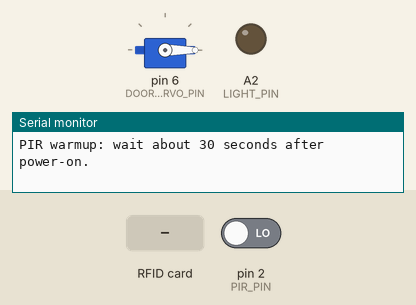
Simulated run of this sketch. Board: Arduino Uno, built with avr-gcc and run on an emulated ATmega328P. Parts: servo, output pins drawn as LEDs (lit = HIGH), the last lines printed to the serial monitor. Inputs (shaded band) come from the test bench; at power-on: pin 2 (PIR_PIN) LOW. Pins used as bus, display or sensor lines are not drawn.

Above: at 1.2 s.
1.3 s: RFID card 15 47 1F 07 held to the reader
At 1.7 s:
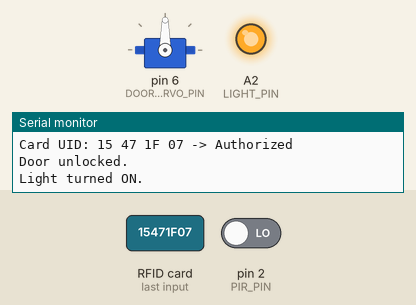
2.8 s: pin 2 (PIR_PIN) driven HIGH
4.3 s: RFID card EB 18 F0 06 held to the reader
5.8 s: RFID card 5E 7A 19 C4 held to the reader
At 8.7 s:
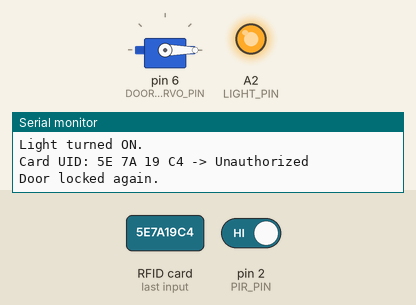
8.8 s: pin 2 (PIR_PIN) driven LOW
Timing chart, 0 to 20.8 s (numbered marks = the images above; inputs shaded):
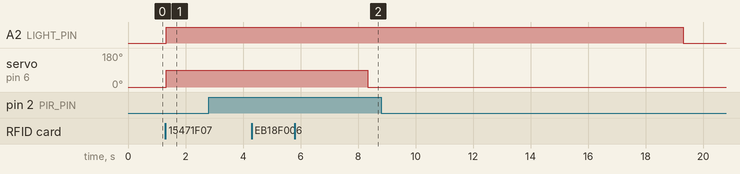

The sketch:

Step3_RFID_Door_PIR_Light.ino
```cpp
#include <SPI.h>
#include <MFRC522.h>
#include <Servo.h>

// RC522
// SDA(SS) -> D10
// SCK     -> D13
// MOSI    -> D11
// MISO    -> D12
// RST     -> D8
// 3.3V    -> 3.3V
// GND     -> GND
//
// Door servo
// Signal  -> D6
// VCC     -> 5V
// GND     -> GND
//
// PIR
// OUT     -> D2
// VCC     -> 5V
// GND     -> GND
//
// Light output
// LED anode / relay IN -> A2
// LED cathode / relay GND -> GND

const byte RFID_SS_PIN = 10;
const byte RFID_RST_PIN = 8;
const byte DOOR_SERVO_PIN = 6;
const byte PIR_PIN = 2;
const byte LIGHT_PIN = A2;

const byte DOOR_LOCKED_ANGLE = 0;
const byte DOOR_UNLOCKED_ANGLE = 90;
const unsigned long DOOR_OPEN_TIME_MS = 7000;
const unsigned long PIR_WARMUP_TIME_MS = 30000;

// Use 15000 for easy testing. Change to 300000 for 5 minutes in the final system.
const unsigned long ROOM_EMPTY_TIMEOUT_MS = 15000;

const byte LIGHT_ON_LEVEL = HIGH;
const byte LIGHT_OFF_LEVEL = LOW;
const byte PIR_ACTIVE_LEVEL = HIGH;

struct AuthorizedCard {
  byte uid[10];
  byte size;
};

const AuthorizedCard AUTHORIZED_CARDS[] = {
  {{0x15, 0x47, 0x1F, 0x07}, 4},  // Blue keychain
  {{0xEB, 0x18, 0xF0, 0x06}, 4},  // White card
};

MFRC522 rfid(RFID_SS_PIN, RFID_RST_PIN);
Servo doorServo;

bool roomOccupied = false;
bool doorIsOpen = false;
bool lightIsOn = false;
bool pirWasActive = false;

unsigned long doorOpenAt = 0;
unsigned long lastMotionAt = 0;
unsigned long pirWarmupStartedAt = 0;

bool isAuthorizedCard(const MFRC522::Uid &uid);
void printUid(const MFRC522::Uid &uid);
void openDoor(unsigned long now);
void closeDoor();
void setLight(bool enabled);

void setup() {
  Serial.begin(115200);

  pinMode(PIR_PIN, INPUT);
  pinMode(LIGHT_PIN, OUTPUT);

  SPI.begin();
  rfid.PCD_Init();
  delay(5);
  rfid.PCD_AntennaOn();
  rfid.PCD_SetAntennaGain(MFRC522::RxGain_max);

  doorServo.attach(DOOR_SERVO_PIN);
  closeDoor();
  setLight(false);
  pirWarmupStartedAt = millis();

  Serial.println(F("---- STEP 3 READY ----"));
  Serial.println(F("Authorized card opens the door and turns the light on."));
  Serial.println(F("If PIR sees no motion, the light turns off after timeout."));
  Serial.println(F("PIR warmup: wait about 30 seconds after power-on."));
}

void loop() {
  unsigned long now = millis();
  bool pirActive = digitalRead(PIR_PIN) == PIR_ACTIVE_LEVEL;

  if (doorIsOpen && now - doorOpenAt >= DOOR_OPEN_TIME_MS) {
    closeDoor();
    Serial.println(F("Door locked again."));
  }

  if (pirActive && !pirWasActive) {
    Serial.println(F("Motion detected by PIR."));
  }

  if (!pirActive && pirWasActive) {
    Serial.println(F("PIR returned to idle."));
  }

  pirWasActive = pirActive;

  if (roomOccupied && now - pirWarmupStartedAt >= PIR_WARMUP_TIME_MS && pirActive) {
    lastMotionAt = now;
  }

  if (roomOccupied && now - lastMotionAt >= ROOM_EMPTY_TIMEOUT_MS) {
    roomOccupied = false;
    setLight(false);
    Serial.println(F("No motion detected. Room marked empty."));
  }

  if (!rfid.PICC_IsNewCardPresent()) {
    return;
  }

  if (!rfid.PICC_ReadCardSerial()) {
    return;
  }

  Serial.print(F("Card UID: "));
  printUid(rfid.uid);

  if (isAuthorizedCard(rfid.uid)) {
    Serial.println(F(" -> Authorized"));

    if (!doorIsOpen) {
      openDoor(now);
    } else {
      Serial.println(F("Door is already open."));
    }

    roomOccupied = true;
    lastMotionAt = now;
    setLight(true);
  } else {
    Serial.println(F(" -> Unauthorized"));
  }

  rfid.PICC_HaltA();
  rfid.PCD_StopCrypto1();
  delay(700);
}

bool isAuthorizedCard(const MFRC522::Uid &uid) {
  for (size_t i = 0; i < sizeof(AUTHORIZED_CARDS) / sizeof(AUTHORIZED_CARDS[0]); ++i) {
    if (uid.size != AUTHORIZED_CARDS[i].size) {
      continue;
    }

    bool matched = true;
    for (byte j = 0; j < uid.size; ++j) {
      if (uid.uidByte[j] != AUTHORIZED_CARDS[i].uid[j]) {
        matched = false;
        break;
      }
    }

    if (matched) {
      return true;
    }
  }

  return false;
}

void printUid(const MFRC522::Uid &uid) {
  for (byte i = 0; i < uid.size; ++i) {
    if (uid.uidByte[i] < 0x10) {
      Serial.print('0');
    }

    Serial.print(uid.uidByte[i], HEX);

    if (i + 1 < uid.size) {
      Serial.print(' ');
    }
  }
}

void openDoor(unsigned long now) {
  doorServo.write(DOOR_UNLOCKED_ANGLE);
  doorIsOpen = true;
  doorOpenAt = now;
  Serial.println(F("Door unlocked."));
}

void closeDoor() {
  doorServo.write(DOOR_LOCKED_ANGLE);
  doorIsOpen = false;
}

void setLight(bool enabled) {
  digitalWrite(LIGHT_PIN, enabled ? LIGHT_ON_LEVEL : LIGHT_OFF_LEVEL);
  lightIsOn = enabled;

  if (enabled) {
    Serial.println(F("Light turned ON."));
  } else {
    Serial.println(F("Light turned OFF."));
  }
}
```

Measured:
- after the input at 1.3 s, A2 (LIGHT_PIN): LOW → HIGH at once; servo on pin 6 (DOOR_SERVO_PIN): 0° → 90° at once
